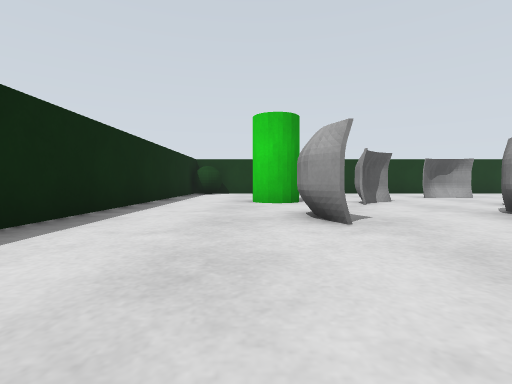
[1] (above)

15 first-person views from a walk through a world built for the Gazebo simulator. The camera is 0.5 m above the floor, tilts 2° down and sees 85° across. The floor is counted in squares, 1 m on a side. Each view is taken from the middle of a square. On the plan, view 1 faces up. The plan holds only what a view shows up to about 9 squares ahead; the rest is blank.

[2]
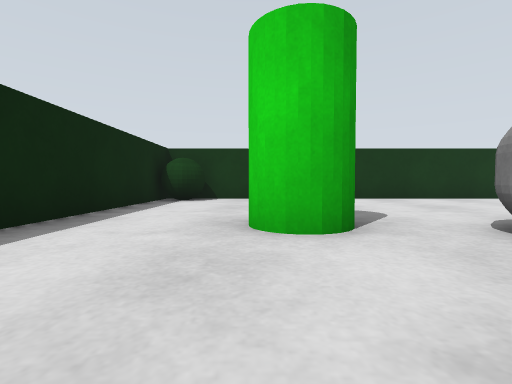

[3]
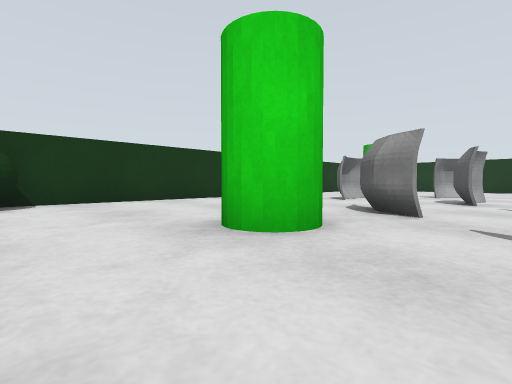

[4]
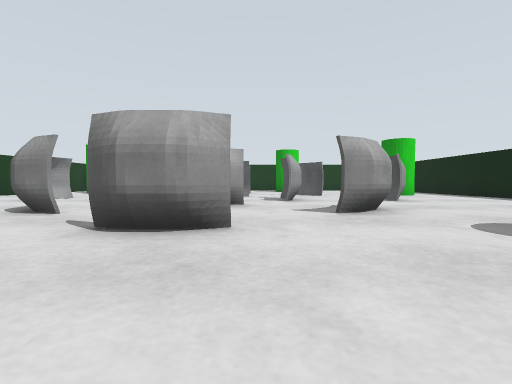

[5]
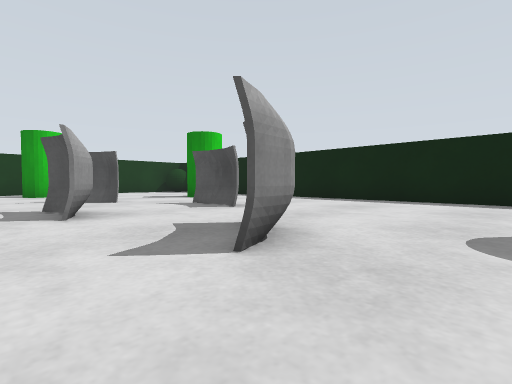

[6]
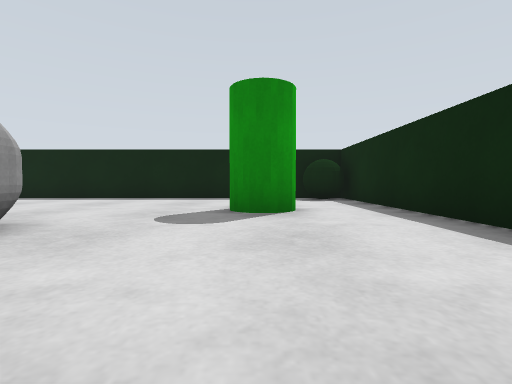

[7]
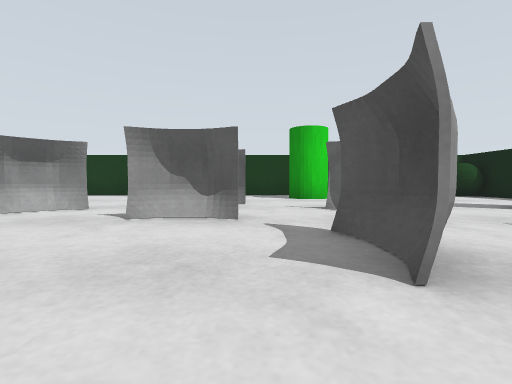

[8]
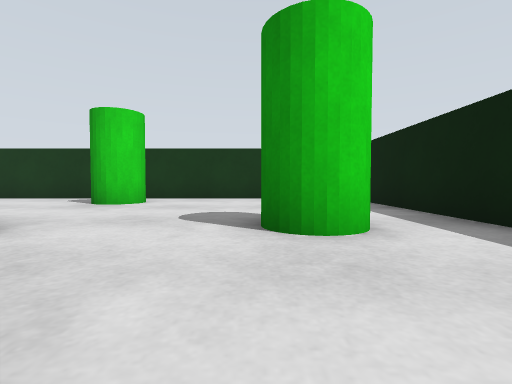

[9]
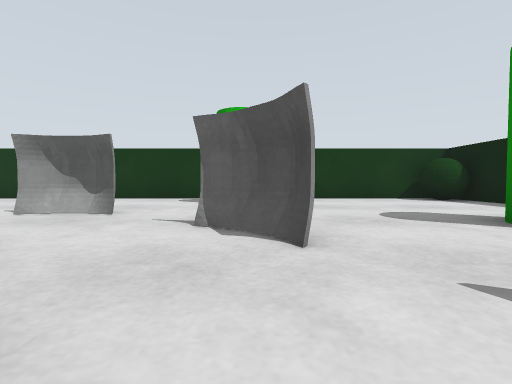

[10]
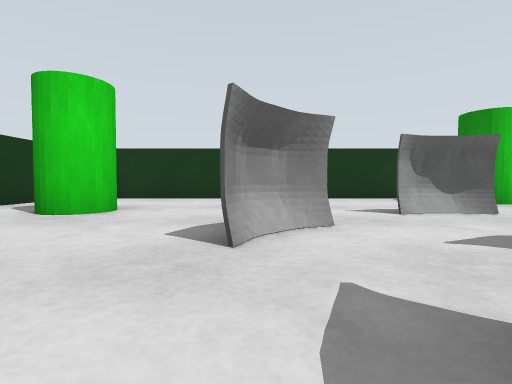

[11]
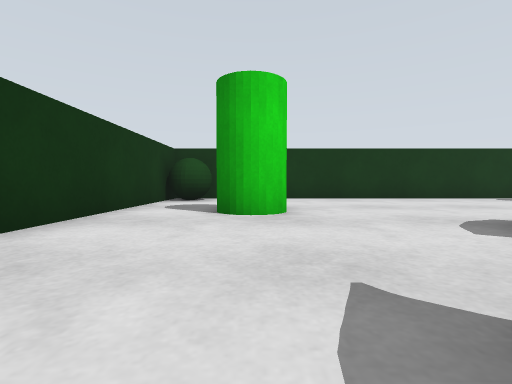

[12]
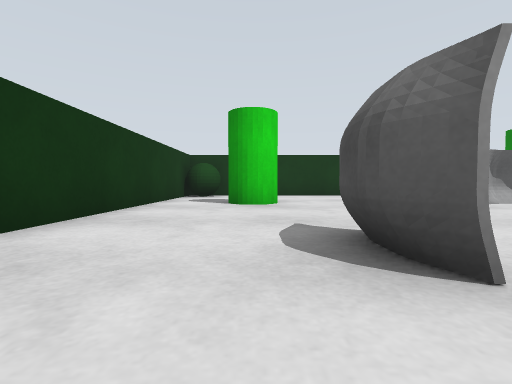

[13]
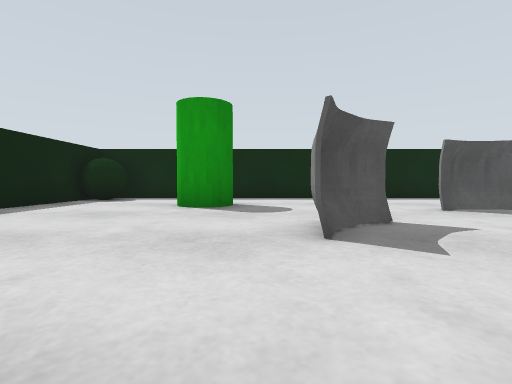

[14]
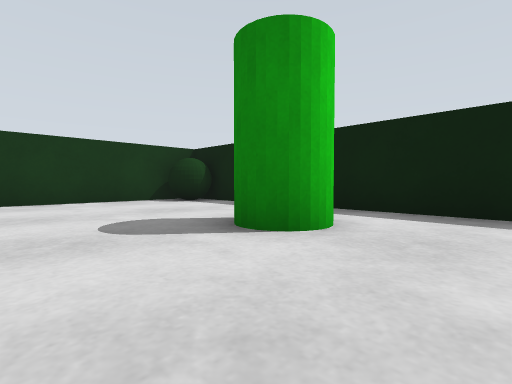

[15]
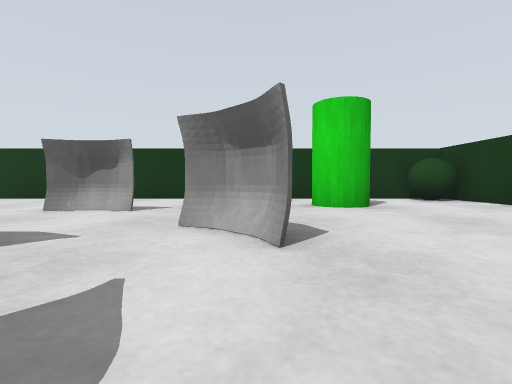

### Floor plan
Key: @ floor where view 1 was taken; # wall or solid block; . floor; T thing the floor can be seen under or through.
Columns run from 3 left of view 1 to 15 right of it. Each row starts with its distance up from view 1.
 13 ###################
 12 ##...............##
 11 #.................#
 10 #.............#...#
  9 #........#........#
  8 #.................#
  7 #..TTTT.....#.....#
  6 #........#........#
  5 #.............#...#
  4 #...#..#...#..#...#
  3 #.............#...#
  2 #........#........#
  1 #.....#.....#...#.#
  0 #..@..............#
 -1 #..#.....#........#
 -2 #.................#
 -3 #...........#.....#
 -4 ##...............##
 -5 ##################

Where each view was taken, in squares from view 1:
view 1: 0 up, 0 right, facing up
view 2: 4 up, 0 right, facing up
view 3: 5 up, 2 left, facing up-right
view 4: 3 up, 2 left, facing right
view 5: 3 up, 1 right, facing down-right
view 6: 4 up, 0 right, facing down
view 7: 3 up, 4 right, facing right
view 8: 2 down, 6 right, facing right
view 9: 1 up, 6 right, facing right
view 10: 7 up, 6 right, facing right
view 11: 10 up, 6 right, facing right
view 12: 10 up, 4 right, facing right
view 13: 0 up, 6 right, facing left
view 14: 0 up, 7 right, facing down-right
view 15: 4 up, 9 right, facing up
